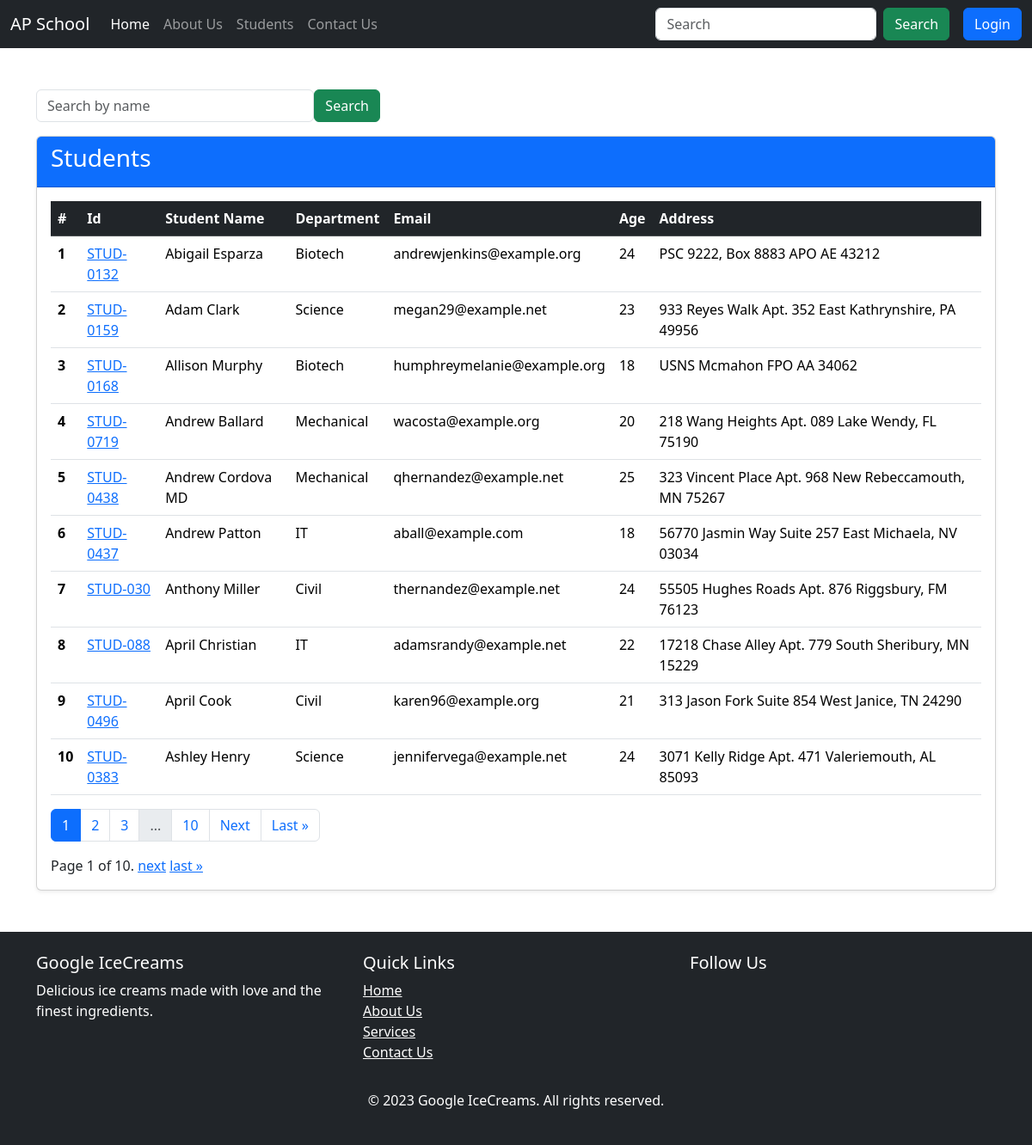
The page /students/ on the database its author committed.
### home/models.py (models this page shows, shortened)
class Student(models.Model):
    department = models.ForeignKey(Department,related_name="depart", on_delete=models.CASCADE)
    student_id = models.OneToOneField(StudentID, related_name="studentID", on_delete=models.CASCADE)
    student_name = models.CharField(max_length=100)
    student_email = models.EmailField(unique=True)
    student_age = models.IntegerField(default=18)
    student_address = models.TextField()
    class Meta():
        ordering = ['student_name']
        verbose_name = "student"

class StudentID(models.Model):
    studentId = models.CharField(max_length=100)
    def __str__(self) -> str:
        return self.studentId
    class Meta():
        ordering = ['studentId']

class Department(models.Model):
    department = models.CharField(max_length=100)
    def __str__(self) -> str:
        return self.department
    class Meta():
        ordering = ['department']
        verbose_name = "Department"
        verbose_name_plural = "Departments"  # Custom plural name

### home/views.py (the view, shortened to what this page needs)
# urls.py: path('students/',views.get_students,name="students"),
def get_students(request):
    queryset = Student.objects.all()
    paginator = Paginator(queryset, 10)  # Show 25 contacts per page.
    page_number = request.GET.get("page")
    page_obj = paginator.get_page(page_number)
    return render(request, 'report/students.html', {'queryset' : page_obj })

### templates/report/students.html (shortened to what this page needs)
{% extends "base.html" %}
{% block body %}
<div class="container mt-5">
<form method="GET" class="form-inline mb-3 d-flex justify-content-between align-items-center" style="max-width: 400px;">
    <input class="form-control mr-sm-2" type="search" name='search' placeholder="Search by name" aria-label="Search">
    <button class="btn btn-success my-2 my-sm-0" type="submit">Search</button>
</form>
<div class="card shadow-sm">
    <div class="card-header bg-primary text-white">
        <h3>Students</h3>
    </div>
    <div class="card-body">
        <table class="table table-hover">
            <thead class="table-dark">
            <tr>
                <th scope="col">#</th>
                <th scope="col">Id</th>
                <th scope="col">Student Name</th>
                <th scope="col">Department</th>
                <th scope="col">Email</th>
                <th scope="col">Age</th>
                <th scope="col">Address</th>
            </tr>
        </thead>
        <tbody>
            {% if queryset %}
            {% for student in queryset %}
            <tr>
                <th scope="row">{{ forloop.counter }}</th>
                <td>
                    <a href="{% url 'marks' student.student_id %}">{{ student.student_id }}</a>
                </td>
                <td>{{ student.student_name }}</td>
                <td>{{ student.department }}</td>
                <td>{{ student.student_email }}</td>
                <td>{{ student.student_age }}</td>
                <td>{{ student.student_address }}</td>
                {% endfor %}
                {% else %}
            <tr>
                <td colspan="7" class="text-center">No students found</td>
            </tr>
            {% endif %}
        </tbody>
    </table>
    <nav aria-label="Page navigation example">
        <ul class="pagination">
            {% for num in queryset.paginator.page_range %}
            {% if num <= 3 or num == queryset.paginator.num_pages or num >= queryset.number|add:"-1" and num <= queryset.number|add:"1" %}
            <li class="page-item {% if queryset.number == num %}active{% endif %}">
                <a class="page-link" href="?page={{ num }}">{{ num }}</a>
            </li>
            {% elif num == 4 %}
            <li class="page-item disabled"><a class="page-link">...</a></li>
            {% endif %}
            {% endfor %}
            {% if queryset.has_next %}
            <li class="page-item"><a class="page-link" href="?page={{ queryset.next_page_number }}">Next</a></li>
            <li class="page-item"><a class="page-link" href="?page={{ queryset.paginator.num_pages }}">Last &raquo;</a></li>
            {% endif %}
        </ul>
    </nav>
    <div class="pagination">
        <span class="step-links">
            <span class="current">
                Page {{ queryset.number }} of {{ queryset.paginator.num_pages }}.
            </span>
            {% if queryset.has_next %}
            <a href="?page={{ queryset.next_page_number }}">next</a>
            <a href="?page={{ queryset.paginator.num_pages }}">last &raquo;</a>
            {% endif %}
        </span>
    </div>
    </div>
    </div>
</div>
{% endblock body %}

### templates/base.html (shortened to what this page needs)
<!doctype html>
<html lang="en">
  <head>
    <link href="https://cdn.jsdelivr.net/npm/bootstrap@5.3.3/dist/css/bootstrap.min.css" rel="stylesheet">
  </head>
  <body>
    <nav class="navbar navbar-expand-lg navbar-dark bg-dark">
        <div class="container-fluid">
          <a class="navbar-brand" href="#">AP School</a>
          <div class="collapse navbar-collapse" id="navbarSupportedContent">
            <ul class="navbar-nav me-auto mb-2 mb-lg-0">
              <li class="nav-item">
                <a class="nav-link active" aria-current="page" href="/">Home</a>
              </li>
              <li class="nav-item">
                <a class="nav-link" href="/about">About Us</a>
              </li>
              <li class="nav-item">
                <a class="nav-link" href="/students">Students</a>
              </li>
              <li class="nav-item">
                <a class="nav-link" href="/contact">Contact Us</a>
              </li>
            </ul>
            <form class="d-flex" role="search">
              <input class="form-control me-2" type="search" placeholder="Search" aria-label="Search">
              <button class="btn btn-success me-2" type="submit">Search</button>
              {% if user.is_authenticated %}
              <a class="btn btn-danger ms-2" href="/logout/">Logout</a>
              {% else %}
              <a class="btn btn-primary ms-2" href="/login/">Login</a>
              {% endif %}
            </form>
          </div>
        </div>
    </nav>
    {% block body %}
    {% endblock body %}
    <footer class="bg-dark text-white mt-5">
      <div class="container py-4">
        <div class="row">
          <div class="col-md-4">
            <h5>Google IceCreams</h5>
            <p>Delicious ice creams made with love and the finest ingredients.</p>
          </div>
          <div class="col-md-4">
            <h5>Quick Links</h5>
            <ul class="list-unstyled">
              <li><a href="/" class="text-white">Home</a></li>
              <li><a href="/about" class="text-white">About Us</a></li>
              <li><a href="/services" class="text-white">Services</a></li>
              <li><a href="/contact" class="text-white">Contact Us</a></li>
            </ul>
          </div>
          <div class="col-md-4">
            <h5>Follow Us</h5>
            <ul class="list-unstyled d-flex">
              <li><a href="#" class="text-white me-3"></a></li>
              <li><a href="#" class="text-white me-3"></a></li>
              <li><a href="#" class="text-white me-3"></a></li>
            </ul>
          </div>
        </div>
        <div class="text-center mt-3">
          <p>&copy; 2023 Google IceCreams. All rights reserved.</p>
        </div>
      </div>
    </footer>
  </body>
</html>

### rows shown on the page
Student: student_id "STUD-0132", student_name "Abigail Esparza", department "Biotech", student_email "andrewjenkins@example.org", student_age "24", student_address "PSC 9222, Box 8883 APO AE 43212"
Student: student_id "STUD-0159", student_name "Adam Clark", department "Science", student_email "megan29@example.net", student_age "23", student_address "933 Reyes Walk Apt. 352 East Kathrynshire, PA 49956"
Student: student_id "STUD-0168", student_name "Allison Murphy", department "Biotech", student_email "humphreymelanie@example.org", student_age "18", student_address "USNS Mcmahon FPO AA 34062"
Student: student_id "STUD-0719", student_name "Andrew Ballard", department "Mechanical", student_email "wacosta@example.org", student_age "20", student_address "218 Wang Heights Apt. 089 Lake Wendy, FL 75190"
Student: student_id "STUD-0438", student_name "Andrew Cordova MD", department "Mechanical", student_email "qhernandez@example.net", student_age "25", student_address "323 Vincent Place Apt. 968 New Rebeccamouth, MN 75267"
Student: student_id "STUD-0437", student_name "Andrew Patton", department "IT", student_email "aball@example.com", student_age "18", student_address "56770 Jasmin Way Suite 257 East Michaela, NV 03034"
Student: student_id "STUD-030", student_name "Anthony Miller", department "Civil", student_email "thernandez@example.net", student_age "24", student_address "55505 Hughes Roads Apt. 876 Riggsbury, FM 76123"
Student: student_id "STUD-088", student_name "April Christian", department "IT", student_email "adamsrandy@example.net", student_age "22", student_address "17218 Chase Alley Apt. 779 South Sheribury, MN 15229"
Student: student_id "STUD-0496", student_name "April Cook", department "Civil", student_email "karen96@example.org", student_age "21", student_address "313 Jason Fork Suite 854 West Janice, TN 24290"
Student: student_id "STUD-0383", student_name "Ashley Henry", department "Science", student_email "jennifervega@example.net", student_age "24", student_address "3071 Kelly Ridge Apt. 471 Valeriemouth, AL 85093"

### other values the page prints
{{ num }} "1" "2" "3" "10"
{{ queryset.number }} "1"
{{ queryset.paginator.num_pages }} "10"
